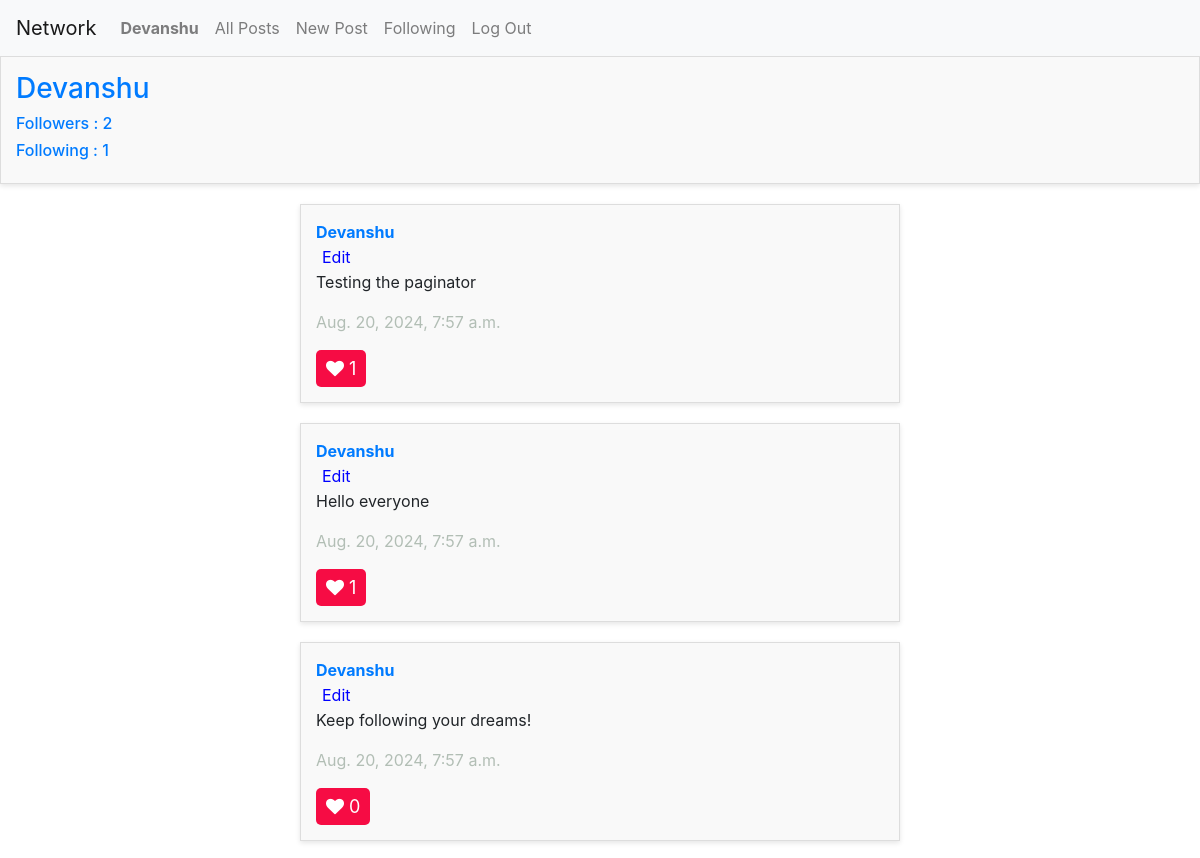
Page /profile/1/ (signed in, upper part) on the earlier database version.
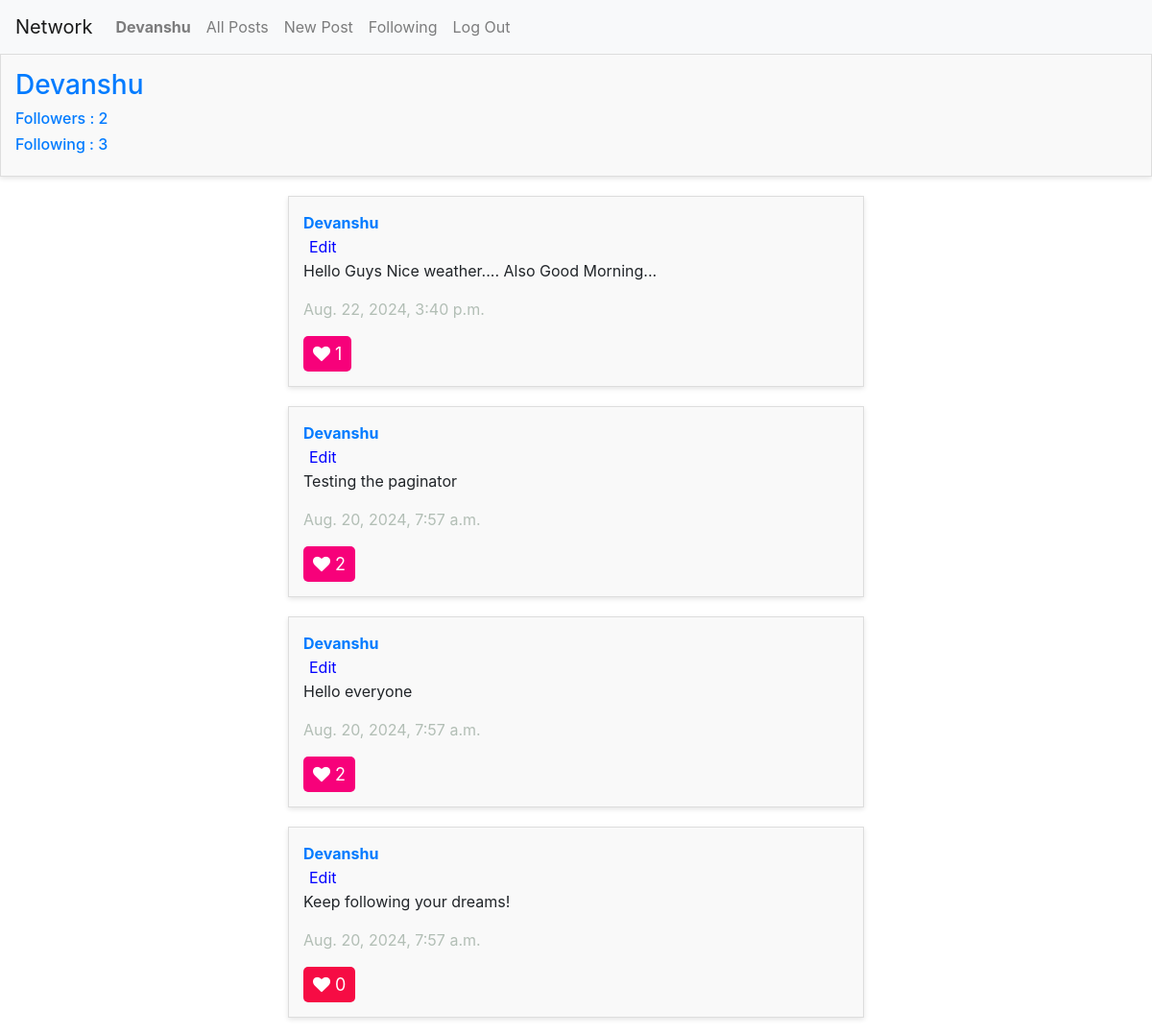
Same page on the later database version.
### network/models.py (models this page shows, shortened)
class Post(models.Model):
    user = models.ForeignKey(User, on_delete=models.CASCADE, related_name="userpost")
    text = models.TextField()
    likes = models.IntegerField(blank=True, null=True, default =0)
    timestamp = models.DateTimeField(auto_now_add=True)

class User(AbstractUser):
    followers = models.IntegerField(blank=True, null=True, default=0)
    following = models.IntegerField(blank=True, null=True, default=0)

### network/views.py (the view)
# urls.py: path("profile/<int:user_id>/", views.profile_page, name="profile_page"),
def profile_page(request, user_id):
    profile_user = User.objects.get(pk=user_id)
    current_user = request.user
    posts = Post.objects.filter(user=profile_user).order_by('-id')
    followers = Following.objects.filter(following = profile_user).count()
    followings = Following.objects.filter(user = profile_user).count()
    is_following = Following.objects.filter(user=current_user, following=profile_user).exists()
    p = Paginator(posts, 10)
    page_number = request.GET.get('page')
    page_obj = p.get_page(page_number)
    try:
        page_obj = p.get_page(page_number)
    except PageNotAnInteger:
        page_obj = p.page(1)
    except EmptyPage:
        page_obj = p.page(p.num_pages)
    if isinstance(request.user, AnonymousUser):
        liked_post_ids = set()
    else:
        liked_posts = Like.objects.filter(user=request.user, like=True).values_list('post_id', flat=True)
        liked_post_ids = set(liked_posts)
    return render(request, 'network/profile.html', {
        "profile":profile_user,
        "posts":page_obj,
        "page_obj":page_obj,
        "is_following":is_following,
        "followers" : followers,
        "followings": followings,
        "liked_post_ids":liked_post_ids
    })

### network/templates/network/profile.html (shortened to what this page needs)
{% extends 'network/layout.html' %}
{% load static %}
{% block body %}
    <div id="post">
        <div id="user">
            <h3>{{ profile }}</h3>
            <h6>Followers : {{ followers }}</h6>
            <h6>Following : {{ followings }}</h6>
        </div>
    </div>
    <div id="posts">
        {% for post in page_obj %}
            <div id="post">
                <a href="{% url 'profile_page' user_id=post.user.id %}" id="user"><strong>{{ post.user }}</strong></a>
                <br>
                <div class="editButton-{{ post.id }}" id="edit-text">
                    {% if post.user == request.user %}
                    <button id="edit" data-post-id="{{ post.id }}" class="edit-button">
                        Edit
                    </button>
                    {% endif %}
                    <p id = "postBody-{{ post.id }}">{{ post.text }}</p>
                </div>
                <p id="timestamp">{{ post.timestamp }}</p>
                <button id="like" data-post-id="{{ post.id }}" class="like-button {% if post.id in liked_post_ids %}liked{% endif %}">
                        <i class="fa fa-heart" style="font-size:18px" ></i>
                     <span class="count" id="like-count-{{ post.id }}">{{ post.likes }}</span>
                     </button>
            </div>
        {% endfor %}
    </div>
{% endblock %}

Differences in the rows shown:
added Post: user "Devanshu", text "Hello Guys Nice weather.... Also Good Morning...", timestamp "Aug. 22, 2024, 3:40 p.m.", likes "1"
changed Post "Testing the paginator": likes "1" → "2"
changed Post "Hello everyone": likes "1" → "2"
Other differences:
{{ followings }}: "1" → "3"
